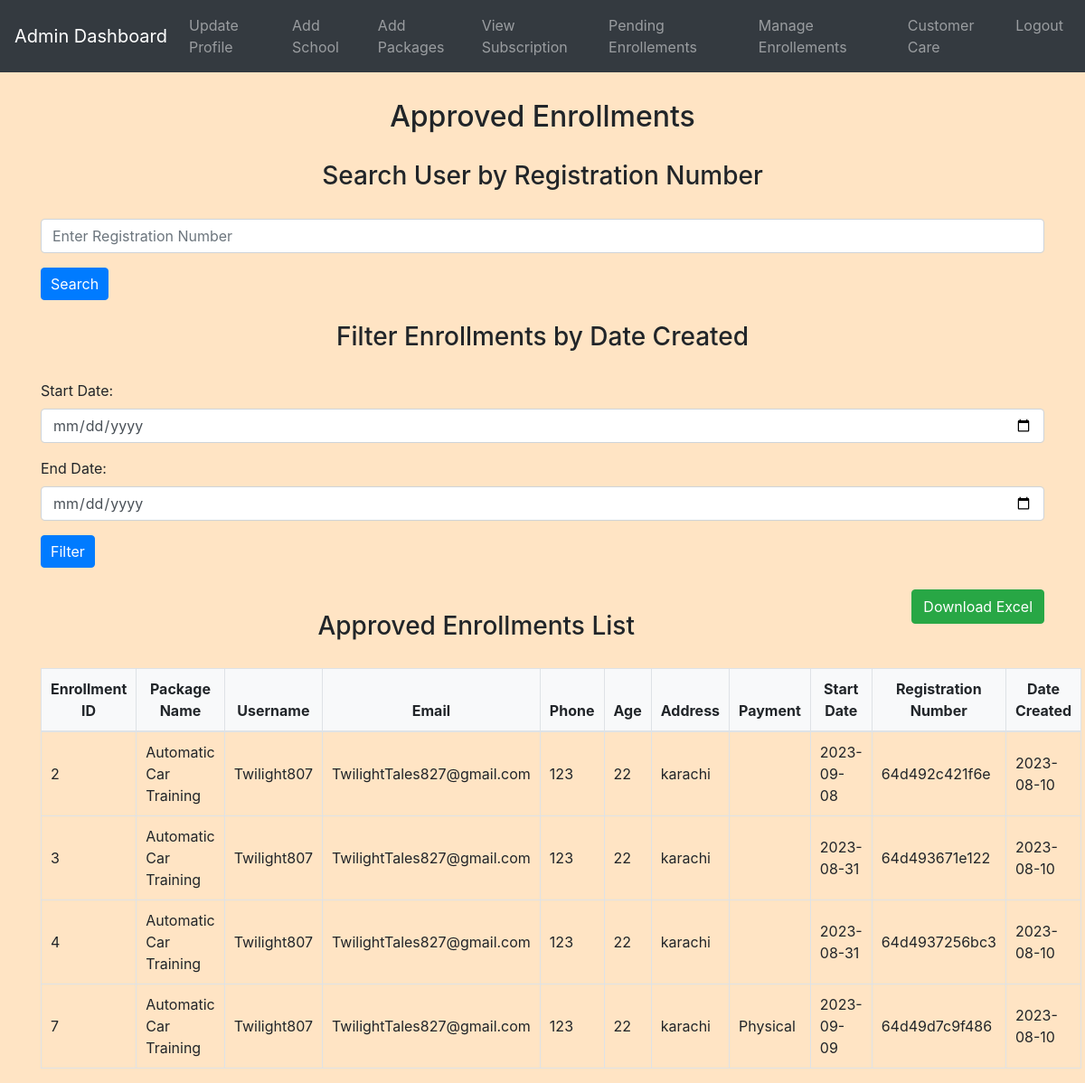
Screenshot of /admin/manage_enrollements.php (signed in) with the database file from the repository.
### tables this page shows
CREATE TABLE `enrollments` (
  `enrollment_id` int(11) NOT NULL,
  `package_id` int(11) NOT NULL,
  `user_id` int(11) NOT NULL,
  `username` varchar(255) NOT NULL,
  `email` varchar(255) NOT NULL,
  `phone` varchar(20) NOT NULL,
  `age` int(11) NOT NULL,
  `address` varchar(255) NOT NULL,
  `start_date` date NOT NULL,
  `registration_number` varchar(255) NOT NULL,
  `date_created` date NOT NULL,
  `status` varchar(50) NOT NULL,
  `payment_mode` varchar(255) NOT NULL
);

CREATE TABLE `packages` (
  `package_id` int(11) NOT NULL,
  `package_name` varchar(255) NOT NULL,
  `description` text DEFAULT NULL,
  `price` decimal(10,2) NOT NULL,
  `training_duration` varchar(50) DEFAULT NULL,
  `date_created` date DEFAULT NULL
);

### admin/manage_enrollements.php (the view, shortened to what this page needs)
<?php
include('config.php');
$selectEnrollmentsSql = "SELECT e.*, p.package_name FROM Enrollments e
                        INNER JOIN Packages p ON e.package_id = p.package_id
                        WHERE e.status = 'Approved'";
$result = mysqli_query($conn, $selectEnrollmentsSql);
?>
<!DOCTYPE html>
<html>
<head>
    <link rel="stylesheet" href="https://maxcdn.bootstrapcdn.com/bootstrap/4.5.2/css/bootstrap.min.css">
    <link rel="stylesheet" href="../css/style.css">
</head>
<body>
<?php include('admin_navbar.php'); ?>
    <div class="container mt-4">
        <h2>Approved Enrollments</h2>
        <h3>Search User by Registration Number</h3>
        <form method="post">
            <div class="form-group">
                <input type="text" name="search_reg_number" class="form-control" placeholder="Enter Registration Number">
            </div>
            <button type="submit" name="search_user" class="btn btn-primary">Search</button>
        </form>
        <h3 class="mt-4">Filter Enrollments by Date Created</h3>
        <form method="post">
            <div class="form-group">
                <label for="start_date">Start Date:</label>
                <input type="date" name="start_date" class="form-control" required>
            </div>
            <div class="form-group">
                <label for="end_date">End Date:</label>
                <input type="date" name="end_date" class="form-control" required>
            </div>
            <button type="submit" name="filter_by_date" class="btn btn-primary">Filter</button>
        </form>
        <br>
        <form method="post" action="download_enrollments.php">
            <button type="button" onclick="exportToExcel()" class="float-right btn btn-success">Download Excel</button>
        </form>
        <h3 class="mt-4">Approved Enrollments List</h3>
        <?php
        if (mysqli_num_rows($result) > 0) {
            echo "<table class='table table-bordered'>";
            echo "<thead><tr><th>Enrollment ID</th><th>Package Name</th><th>Username</th><th>Email</th><th>Phone</th><th>Age</th><th>Address</th><th>Payment</th><th>Start Date</th><th>Registration Number</th><th>Date Created</th></tr></thead><tbody>";
            while ($enrollmentDetails = mysqli_fetch_assoc($result)) {
                echo "<tr>";
                echo "<td>" . $enrollmentDetails['enrollment_id'] . "</td>";
                echo "<td>" . $enrollmentDetails['package_name'] . "</td>";
                echo "<td>" . $enrollmentDetails['username'] . "</td>";
                echo "<td>" . $enrollmentDetails['email'] . "</td>";
                echo "<td>" . $enrollmentDetails['phone'] . "</td>";
                echo "<td>" . $enrollmentDetails['age'] . "</td>";
                echo "<td>" . $enrollmentDetails['address'] . "</td>";
                echo "<td>" . $enrollmentDetails['payment_mode'] . "</td>";
                echo "<td>" . $enrollmentDetails['start_date'] . "</td>";
                echo "<td>" . $enrollmentDetails['registration_number'] . "</td>";
                echo "<td>" . $enrollmentDetails['date_created'] . "</td>";
                echo "</tr>";
            }
            echo "</tbody></table>";
        } else {
            echo "No approved enrollments found.";
        }
        ?>
    </div>
</body>
</html>

### css/style.css (style rules this page uses)
body { background-color: bisque; }
h1, h2, h3, h4 { text-align: center; margin-top: 30px; margin-bottom: 30px; }
.table { width: 100%; border-collapse: collapse; margin-top: 20px; }
.table th, .table td { padding: 10px; border: 1px solid #dee2e6; }
.table thead th { background-color: #f8f9fa; font-weight: bold; text-align: center; }
.table tbody td { vertical-align: middle; }
.btn-primary { padding: 5px 10px; }

### rows the page displays
enrollments: enrollment_id "2", package.package_name "Automatic Car Training", username "Twilight807", email "TwilightTales827@gmail.com", phone "123", age "22", address "karachi", start_date "2023-09-08", registration_number "64d492c421f6e", date_created "2023-08-10"
enrollments: enrollment_id "3", package.package_name "Automatic Car Training", username "Twilight807", email "TwilightTales827@gmail.com", phone "123", age "22", address "karachi", start_date "2023-08-31", registration_number "64d493671e122", date_created "2023-08-10"
enrollments: enrollment_id "4", package.package_name "Automatic Car Training", username "Twilight807", email "TwilightTales827@gmail.com", phone "123", age "22", address "karachi", start_date "2023-08-31", registration_number "64d4937256bc3", date_created "2023-08-10"
enrollments: enrollment_id "7", package.package_name "Automatic Car Training", username "Twilight807", email "TwilightTales827@gmail.com", phone "123", age "22", address "karachi", payment_mode "Physical", start_date "2023-09-09", registration_number "64d49d7c9f486", date_created "2023-08-10"
